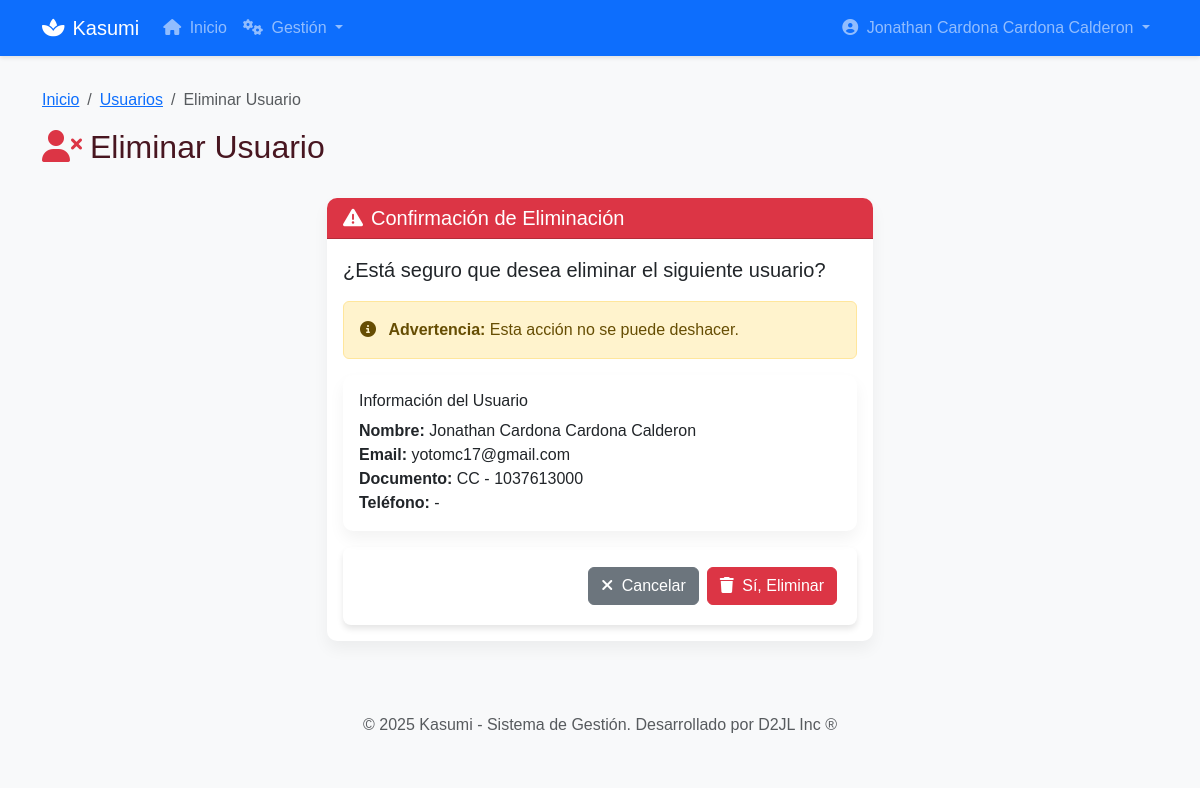
Page /usuarios/usuarios/1/eliminar/ (signed in) on the earlier database version.
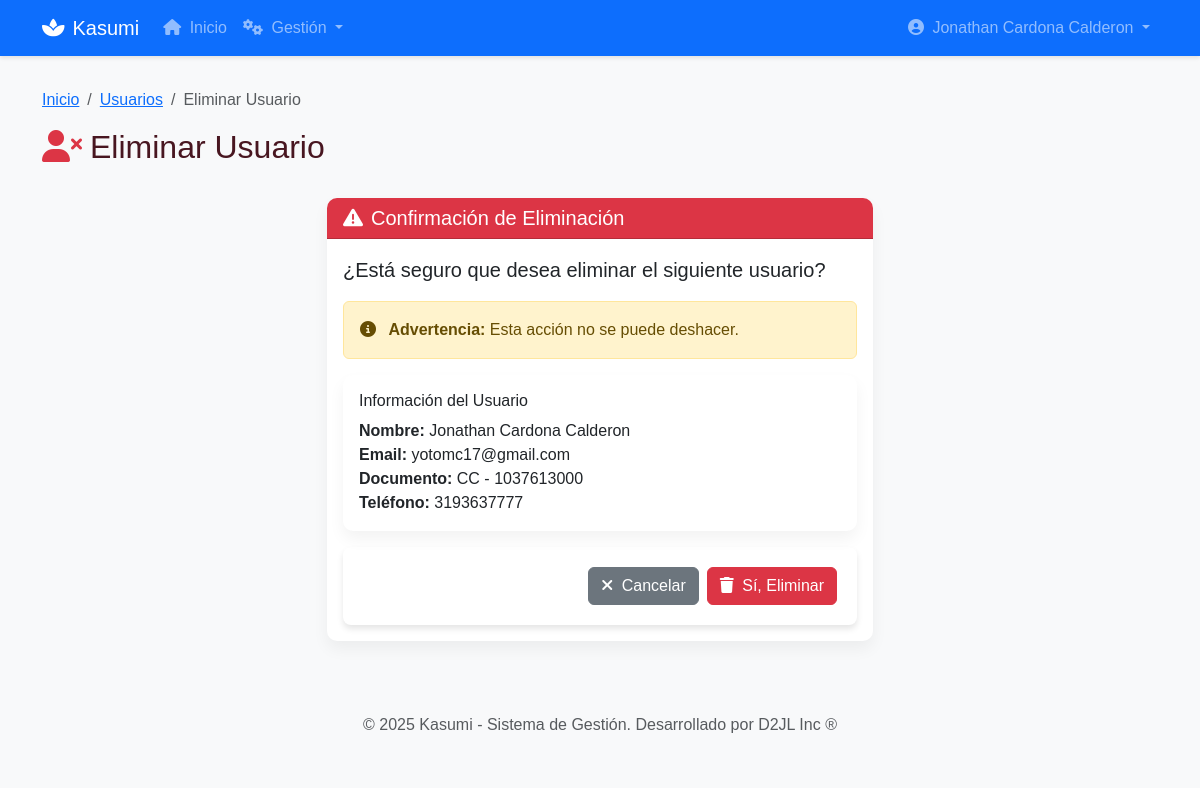
Same page on the later database version.
### accounts/models.py (models this page shows, shortened)
class Usuario(AbstractUser):
    TIPO_DOCUMENTO_CHOICES = [
        ('CC', 'Cédula de Ciudadanía'),
        ('CE', 'Cédula de Extranjería'),
        ('TI', 'Tarjeta de Identidad'),
        ('PAS', 'Pasaporte'),
    ]
    username = None
    email = models.EmailField(_('email address'), unique=True)
    tipo_documento = models.CharField(
        max_length=3,
        choices=TIPO_DOCUMENTO_CHOICES,
        default='CC',
        verbose_name='Tipo de Documento'
    )
    numero_documento = models.CharField(
        max_length=20,
        unique=True,
        verbose_name='Número de Documento'
    )
    telefono = models.CharField(max_length=15, blank=True, verbose_name='Teléfono')
    direccion = models.TextField(blank=True, verbose_name='Dirección')
    ciudad = models.CharField(max_length=100, blank=True, verbose_name='Ciudad')
    fecha_nacimiento = models.DateField(null=True, blank=True, verbose_name='Fecha de Nacimiento')
    USERNAME_FIELD = 'email'
    REQUIRED_FIELDS = ['numero_documento', 'first_name', 'last_name']
    objects = UsuarioManager()
    class Meta:
        verbose_name = 'Usuario'
        verbose_name_plural = 'Usuarios'

### gestion_usuarios/views.py (the view, shortened to what this page needs)
class EliminarUsuarioView(LoginRequiredMixin, UserPassesTestMixin, DeleteView):
    model = Usuario
    template_name = 'gestion_usuarios/usuarios/eliminar_usuario.html'
    success_url = reverse_lazy('gestion_usuarios:lista_usuarios')
    def test_func(self):
        return self.request.user.is_staff

### templates/gestion_usuarios/usuarios/eliminar_usuario.html (shortened to what this page needs)
{% extends "base.html" %}
{% load static %}
{% block content %}
<div class="row mb-4">
    <div class="col-12">
        <nav aria-label="breadcrumb">
            <ol class="breadcrumb">
                <li class="breadcrumb-item"><a href="{% url 'core:home' %}">Inicio</a></li>
                <li class="breadcrumb-item"><a href="{% url 'gestion_usuarios:lista_usuarios' %}">Usuarios</a></li>
                <li class="breadcrumb-item active">Eliminar Usuario</li>
            </ol>
        </nav>
        <h2><i class="fas fa-user-times me-2 text-danger"></i>Eliminar Usuario</h2>
    </div>
</div>
<div class="row">
    <div class="col-lg-6 mx-auto">
        <div class="card border-danger">
            <div class="card-header bg-danger text-white">
                <h5 class="mb-0"><i class="fas fa-exclamation-triangle me-2"></i>Confirmación de Eliminación</h5>
            </div>
            <div class="card-body">
                <p class="lead">¿Está seguro que desea eliminar el siguiente usuario?</p>
                <div class="alert alert-warning">
                    <i class="fas fa-info-circle me-2"></i>
                    <strong>Advertencia:</strong> Esta acción no se puede deshacer.
                </div>
                <div class="card mb-3">
                    <div class="card-body">
                        <h6 class="card-title">Información del Usuario</h6>
                        <ul class="list-unstyled mb-0">
                            <li><strong>Nombre:</strong> {{ object.get_full_name }}</li>
                            <li><strong>Email:</strong> {{ object.email }}</li>
                            <li><strong>Documento:</strong> {{ object.tipo_documento }} - {{ object.numero_documento }}</li>
                            <li><strong>Teléfono:</strong> {{ object.telefono|default:"-" }}</li>
                        </ul>
                    </div>
                </div>
                <form method="post">
                    <div class="d-flex gap-2 justify-content-end">
                        <a href="{% url 'gestion_usuarios:lista_usuarios' %}" class="btn btn-secondary">
                            <i class="fas fa-times me-1"></i> Cancelar
                        </a>
                        <button type="submit" class="btn btn-danger">
                            <i class="fas fa-trash me-1"></i> Sí, Eliminar
                        </button>
                    </div>
                </form>
            </div>
        </div>
    </div>
</div>
{% endblock %}

### templates/base.html (shortened to what this page needs)
<!DOCTYPE html>
{% load static %}
<html lang="es">
<head>
    <link href="https://cdn.jsdelivr.net/npm/bootstrap@5.3.3/dist/css/bootstrap.min.css" rel="stylesheet">
    <link rel="stylesheet" href="https://cdnjs.cloudflare.com/ajax/libs/font-awesome/6.4.0/css/all.min.css">
    <link rel="stylesheet" href="{% static 'css/styles.css' %}">
</head>
<body class="{% block body_class %}{% endblock %}">
    {% if user.is_authenticated %}
    <nav class="navbar navbar-expand-lg navbar-dark bg-primary">
        <div class="container">
            <a class="navbar-brand" href="{% url 'core:home' %}">
                <i class="fas fa-spa me-2"></i>Kasumi
            </a>
            <div class="collapse navbar-collapse" id="navbarNav">
                <ul class="navbar-nav me-auto">
                    <li class="nav-item">
                        <a class="nav-link" href="{% url 'core:home' %}">
                            <i class="fas fa-home me-1"></i> Inicio
                        </a>
                    </li>
                    {% if user.is_staff %}
                    <li class="nav-item dropdown">
                        <a class="nav-link dropdown-toggle" href="#" id="gestionDropdown" role="button" data-bs-toggle="dropdown">
                            <i class="fas fa-cogs me-1"></i> Gestión
                        </a>
                    </li>
                    {% endif %}
                </ul>
                <ul class="navbar-nav">
                    <li class="nav-item dropdown">
                        <a class="nav-link dropdown-toggle" href="#" id="userDropdown" role="button" data-bs-toggle="dropdown">
                            <i class="fas fa-user-circle me-1"></i> {{ user.get_full_name|default:user.email }}
                        </a>
                    </li>
                </ul>
            </div>
        </div>
    </nav>
    {% endif %}
    <main class="container">
        {% block content %}{% endblock %}
    </main>
    <footer class="bg-light text-center text-muted py-4 mt-5">
        <div class="container">
            <p class="mb-0">© {% now "Y" %} Kasumi - Sistema de Gestión. <span class="d-none d-md-inline">Desarrollado por D2JL Inc ®</span></p>
        </div>
    </footer>
</body>
</html>

Differences in the rows shown:
changed Usuario "yotomc17@gmail.com": get_full_name "Jonathan Cardona Cardona Calderon" → "Jonathan Cardona Calderon"; telefono "-" → "3193637777"
